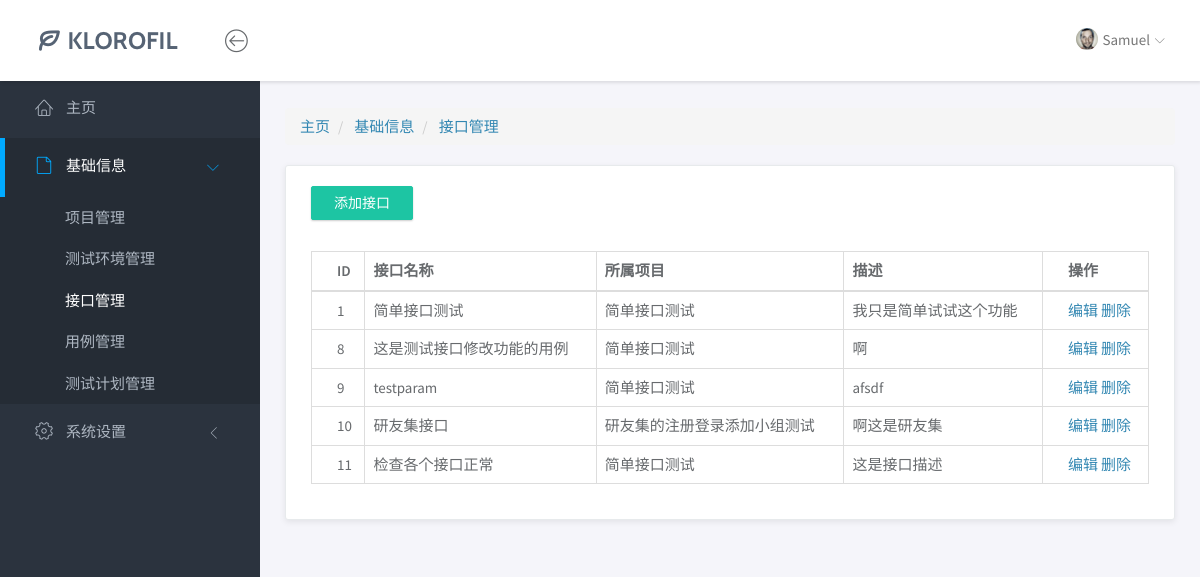
Page /base/interface/ on the earlier database version.
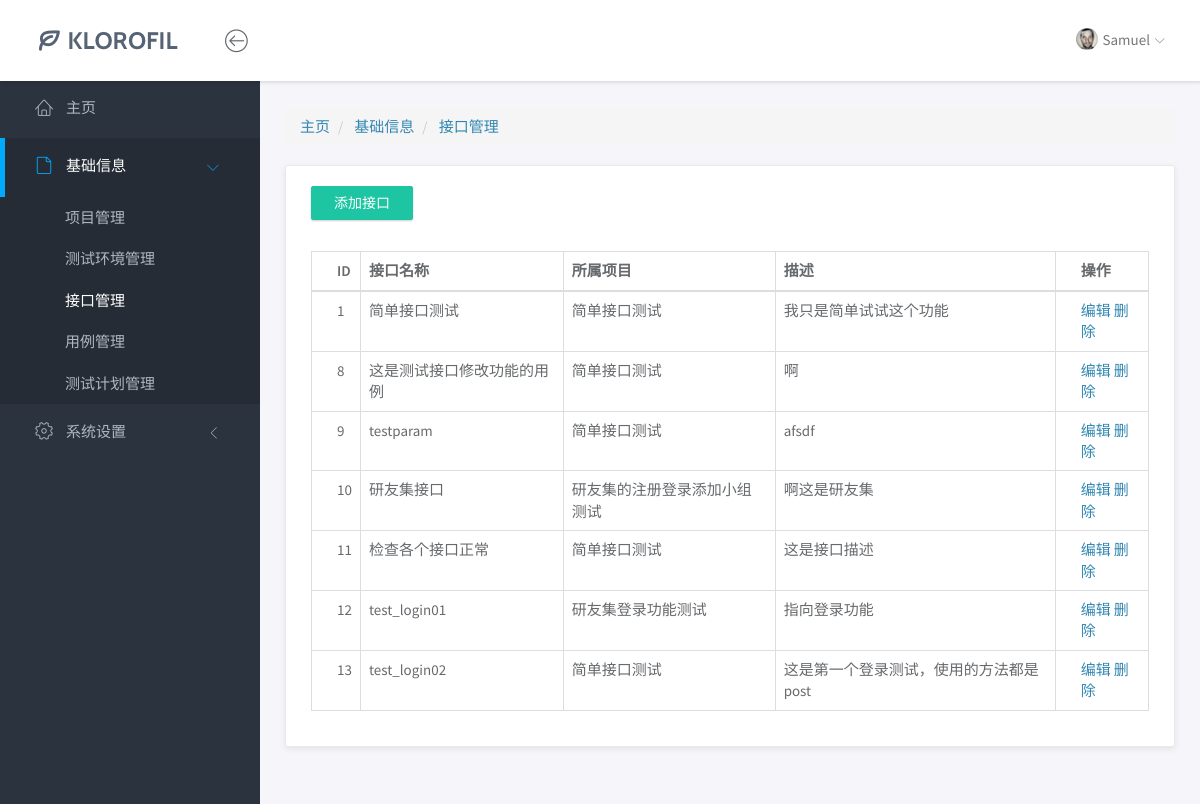
Same page on the later database version.
### base/models.py (models this page shows, shortened)
class Interface(models.Model):
    if_id = models.AutoField(primary_key=True, null=False)    # 接口ID
    if_name = models.CharField(max_length=50)                 # 接口名称
    url = models.CharField(max_length=50)                     # 接口路径
    method = models.CharField(max_length=4)                   # 请求方法（GET/POST等）
    data_type = models.CharField(max_length=4)                # 数据类型（如JSON/XML）
    project = models.ForeignKey('Project', on_delete=models.CASCADE)  # 所属项目（外键）
    is_sign = models.IntegerField()                           # 是否需要签名（0/1标识）
    description = models.CharField(max_length=100)           # 接口描述
    request_header_param = models.TextField()                 # 请求头参数（JSON格式）
    request_body_param = models.TextField()                   # 请求体参数（JSON格式）
    response_header_param = models.TextField()                # 响应头示例（JSON格式）
    response_body_param = models.TextField()                  # 响应体示例（JSON格式)

class Project(models.Model):
    prj_id = models.AutoField(primary_key=True, null=False)   # 项目ID
    prj_name = models.CharField(max_length=50)                # 项目名称
    sign = models.ForeignKey('Sign', on_delete=models.CASCADE)  # 关联的签名信息（外键）
    description = models.CharField(max_length=100)           # 项目描述
    def __str__(self):
        return self.prj_name

### base/views/interface_views.py (the view)
# urls.py: path('interface/', interface_index),
def interface_index(request):
    if_list = Interface.objects.all()
    return render(request, "base/interface/index.html", {"if_list": if_list})

### templates/base/interface/index.html
{% extends "../../base.html" %}
{% block crumbs %}
<div class="row">
    <div class="col-md-12">
        <ol class="breadcrumb">
            <li>
                <a href="/yqjr/index">主页</a>
            </li>
            <li class="active">
                <a class="this">基础信息</a>
            </li>
            <li class="active">
                <a class="this-page">接口管理</a>
            </li>
        </ol>
    </div>
</div>
{% endblock %}
{% block body %}
<div class="row">
    <div class="col-md-12">
        <div class="panel">
            <div class="panel-heading">
                <a href="/base/interface_add/" class="btn btn-primary">添加接口</a>
            </div>
            <div class="panel-body">
                <table class="table table-bordered">
                    <thead>
                    <tr>
                        <th>ID</th>
                        <th>接口名称</th>
                        <th>所属项目</th>
                        <th>描述</th>
                        <th>操作</th>
                    </tr>
                    </thead>
                    <tbody>
                    {% for if in if_list %}
                    <tr>
                        <td>{{ if.if_id }}</td>
                        <td>{{ if.if_name }}</td>
                        <td>{{ if.project }}</td>
                        <td>{{ if.description }}</td>
                        <td>
                            <a href="/base/interface_update?if_id={{ if.if_id }}"
                               class="layui-btn layui-btn-xs" lay-event="edit">编辑</a>
                            <a href="/base/interface_delete?if_id={{ if.if_id  }}"
                               class="layui-btn layui-btn-danger layui-btn-xs" lay-event="del">删除</a>
                        </td>
                    </tr>
                    {% endfor %}
                    </tbody>
                </table>
            </div>
        </div>
    </div>
</div>
{% endblock %}

Differences in the rows shown:
added Interface: if_id "12", if_name "test_login01", project "研友集登录功能测试", description "指向登录功能"
added Interface: if_id "13", if_name "test_login02", project "简单接口测试", description "这是第一个登录测试，使用的方法都是post"
